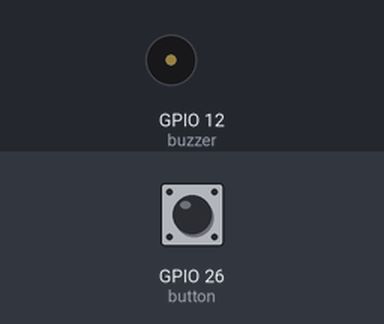
A program run on a simulated Raspberry Pi (BCM pin numbers). On the bench: buzzer (waves = sounding). Inputs (shaded band) come from the test bench; at power-on: GPIO 26 (button) HIGH. Threads take turns every 2 ms; what the program prints to the terminal is not drawn.

Above: at 0.93 s.
1.3 s: GPIO 26 (button) pulled LOW for 0.15 s
At 6.2 s:
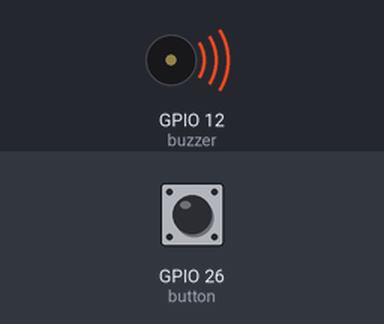
Timing chart, 0 to 10.3 s (numbered marks = the images above; inputs shaded):
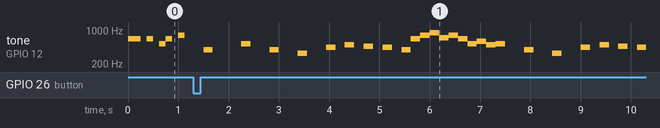

The program:

mario.py
```python
from gpiozero import PWMOutputDevice, Button
from time import sleep
import threading

# 부저
buzzer = PWMOutputDevice(12)

# 버튼 (풀업)
button = Button(26, pull_up=True)

# 마리오 멜로디
melody = [
    # Intro
    (659, 0.125), (659, 0.125), (0, 0.125), (659, 0.125), (0, 0.125),
    (523, 0.125), (659, 0.125), (0, 0.125), (784, 0.125), (0, 0.375),
    (392, 0.125), (0, 0.375),

    # Verse 1
    (523, 0.125), (0, 0.25), (392, 0.125), (0, 0.25), (330, 0.125),
    (0, 0.25), (440, 0.125), (0, 0.125), (494, 0.125), (0, 0.125),
    (466, 0.125), (0, 0.125), (440, 0.125), (0, 0.125), (392, 0.125),
    (659, 0.125), (784, 0.125), (880, 0.125), (698, 0.125),
    (784, 0.125), (659, 0.125), (523, 0.125), (587, 0.125),
    (494, 0.125),

    # Verse 2 (계속)
    (523, 0.125), (0, 0.25), (392, 0.125), (0, 0.25), (330, 0.125),
    (0, 0.25), (440, 0.125), (0, 0.125), (494, 0.125), (0, 0.125),
    (466, 0.125), (0, 0.125), (440, 0.125), (0, 0.125), (392, 0.125),
    (659, 0.125), (784, 0.125), (880, 0.125), (698, 0.125),
    (784, 0.125), (659, 0.125), (523, 0.125), (587, 0.125),
    (494, 0.125),

    # 엔딩 느낌
    (784, 0.125), (740, 0.125), (698, 0.125), (622, 0.125),
    (659, 0.375), (0, 0.125), (659, 0.25),
    (523, 0.125), (587, 0.125), (494, 0.25),
    (523, 0.125), (392, 0.125), (330, 0.25),
    (440, 0.125), (494, 0.125), (466, 0.125),
    (440, 0.125), (392, 0.125), (659, 0.125), (784, 0.125)
]


# 배속 리스트
speeds = [1.0, 1.5, 0.5]
speed_index = 0
speed_multiplier = speeds[speed_index]

# 멜로디 실행 제어
running = True

# 멜로디 재생 스레드
def play_melody():
    global speed_multiplier
    while running:
        for freq, duration in melody:
            if freq == 0:
                buzzer.value = 0
            else:
                buzzer.frequency = freq
                buzzer.value = 0.8
            sleep(duration * speed_multiplier)
        sleep(1.0)

# 버튼 누르면 배속 변경
def change_speed():
    global speed_index, speed_multiplier
    speed_index = (speed_index + 1) % len(speeds)
    speed_multiplier = speeds[speed_index]
    print(f"배속 변경: {speed_multiplier}배속")

try:
    # 스레드 실행
    threading.Thread(target=play_melody, daemon=True).start()
    button.when_pressed = change_speed

    while True:
        sleep(1)

except KeyboardInterrupt:
    running = False
    buzzer.value = 0
    print("\n프로그램 종료됨.")
```

Measured:
- by itself, tone on GPIO 12 (buzzer): plays 392 Hz for 0.19 s, 523 Hz for 0.19 s, 392 Hz for 0.19 s, 330 Hz for 0.19 s, 440 Hz for 0.19 s, 494 Hz for 0.19 s … (25 notes in this stretch)
